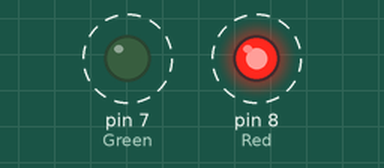
Recording of a sketch running on a simulated Arduino Uno, built with avr-gcc and run on an emulated ATmega328P. On the bench: output pins drawn as LEDs (lit = HIGH). Dashed ring = blinking.

Above: at 0.2 s.
Timing chart, 0 to 3.0 s (numbered marks = the images above):
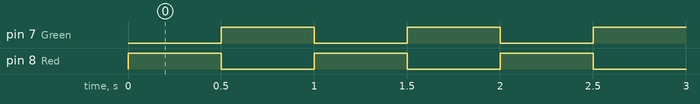

The sketch:

NightLight.ino
```cpp
//Sister's new night-light

#define Red 8
#define Green 7

void setup()
{
  pinMode(Red,OUTPUT);
  pinMode(Green,OUTPUT);
  // Initializes both pins to function as outputs to LEDs
}


void loop() //Loop creates blinking
{
  digitalWrite(Red,HIGH);
  digitalWrite(Green,LOW);
  //Red LED on, Green off
  delay(500);
  //Wait 0.5 seconds
  digitalWrite(Red,LOW);
  digitalWrite(Green,HIGH);
  delay(500);
  //Wait 0.5 seconds
  //Red LED off, Green on

  //Repeat in loop
}
```

Measured:
- by itself, pin 7 (Green), pin 8 (Red): alternates HIGH for 0.50 s and LOW for 0.50 s
